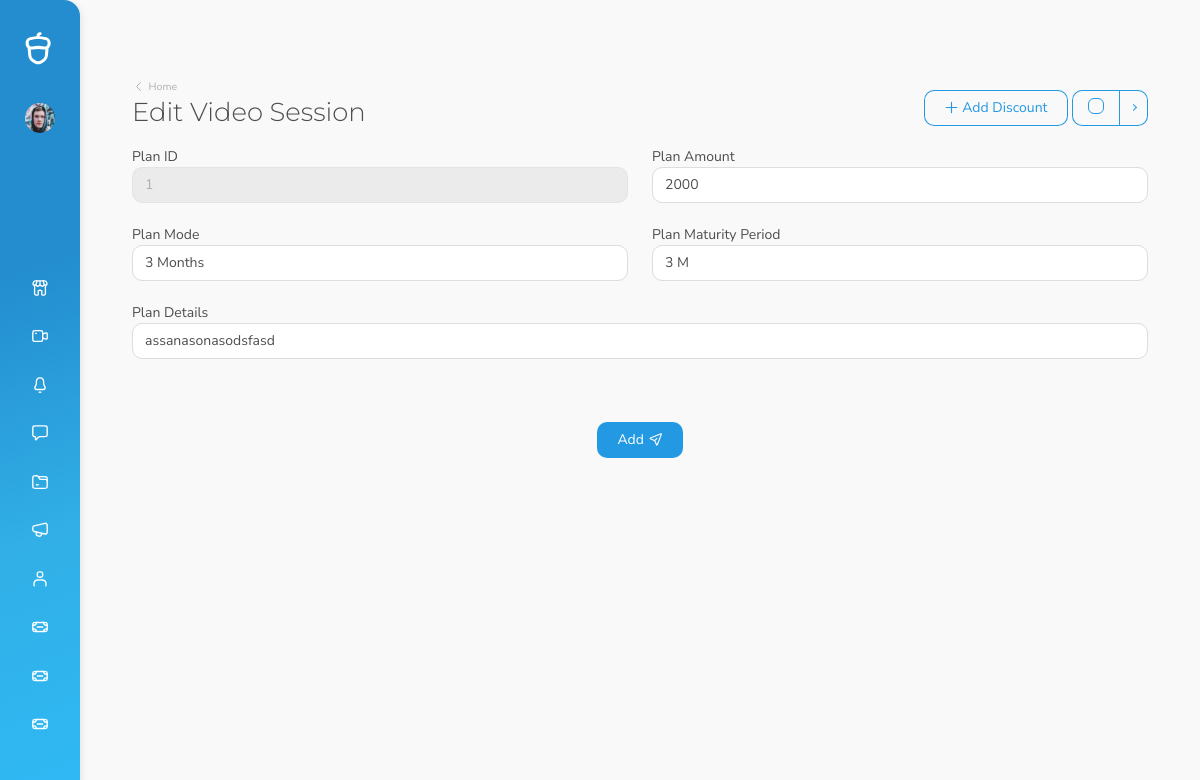
The app's page /plans-edit.php?id=1 with its own data.
### tables this page shows
CREATE TABLE `plans` (
  `id` int(11) NOT NULL,
  `plan_amount` double NOT NULL,
  `plan_mode` varchar(100) NOT NULL,
  `plan_details` varchar(250) NOT NULL,
  `maturityperiod` varchar(250) NOT NULL,
  `create_time` timestamp NOT NULL DEFAULT current_timestamp() ON UPDATE current_timestamp(),
  `create_by` int(11) NOT NULL
);

### plans-edit.php (the view, shortened to what this page needs)
<!DOCTYPE html>
<html lang="en" data-footer="true" data-override='{"attributes": {"placement": "vertical", "layout": "boxed" }, "storagePrefix": "ecommerce-platform"}'>
  <head>
    <?php
include 'header.php';
?>
<?php include 'connection.php'; ?>
  </head>
  <body>
    <div id="root">
          <div class="mobile-buttons-container">
            <a href="#" id="mobileMenuButton" class="menu-button">
              <i data-cs-icon="menu"></i>
            </a>
          </div>
        </div>
      <main>
        <div class="container">
        <div class="page-title-container">
            <div class="row g-0">
                <div class="col-auto mb-3 mb-md-0 me-auto">
                    <div class="w-auto sw-md-30">
                        <a href="#" class="muted-link pb-1 d-inline-block breadcrumb-back">
                            <i data-cs-icon="chevron-left" data-cs-size="13"></i>
                            <span class="text-small align-middle">Home</span>
                        </a>
                        <h1 class="mb-0 pb-0 display-4" id="title">Edit Video Session</h1>
                    </div>
                </div>
                <div
                    class="col-12 col-sm-6 col-md-auto d-flex align-items-end justify-content-end mb-2 mb-sm-0 order-sm-3">
                    <button
                        type="button"
                        class="btn btn-outline-primary btn-icon btn-icon-start ms-0 ms-sm-1 w-100 w-md-auto"
                        data-bs-toggle="modal"
                        data-bs-target="#discountAddModal"
                    >
                        <i data-cs-icon="plus"></i>
                        <span>Add Discount</span>
                    </button>
                    <div class="btn-group ms-1 check-all-container">
                        <div class="btn btn-outline-primary btn-custom-control p-0 ps-3 pe-2"
                             data-target="#checkboxTable">
                    <span class="form-check float-end">
                      <input type="checkbox" class="form-check-input" id="checkAll"/>
                    </span>
                        </div>
                        <button
                            type="button"
                            class="btn btn-outline-primary dropdown-toggle dropdown-toggle-split"
                            data-bs-offset="0,3"
                            data-bs-toggle="dropdown"
                            aria-haspopup="true"
                            aria-expanded="false"
                        ></button>
                    </div>
                </div>
            </div>
        </div>
                            <?php
$id=$_GET['id'];
                    $sql = "SELECT * FROM  plans where id=$id";
                    $result = mysqli_query($conn, $sql) or die("Query Un successfully");
                    if(mysqli_num_rows($result) > 0) {
                    ?>
                    <?php
                    while($row = mysqli_fetch_assoc($result)){
                    ?>
                                <form method="post" action="" enctype="multipart/form-data">
  <div class="row">
    <div class="col">
        <label>Plan ID</label>
      <input type="text" class="form-control" name="id" readonly value="<?php  echo $row['id']?>">
    </div>
    <div class="col">
        <label>Plan Amount</label>
      <input type="text" class="form-control" name="plan_amount"  value="<?php  echo $row['plan_amount']?>">
    </div>
</div>
<br>
    <div class="row">
    <div class="col">
        <label>Plan Mode</label>
      <input type="text" class="form-control" name="plan_mode"  value="<?php  echo $row['plan_mode']?>">
    </div>
<div class="col">
        <label>Plan Maturity Period</label>
      <input type="text" class="form-control" name="maturity"  value="<?php  echo $row['maturityperiod']?>">
    </div>
  </div>
<br>
<div class="row">
<div class="col">
        <label>Plan Details</label>
      <input type="textarea" class="form-control" name="plan_details"  value="<?php  echo $row['plan_details']?>">
    </div>
  </div>
</div>
<br>
<br>
<br>
<div class="row">
        <div class="col text-center" >
          <button   type="submit" value="Save" name="updatevid" class="btn  btn-icon btn-icon-end btn-primary">
                            <span>Add</span>
                        </button>
    </div>
</div>
                    <?php } ?>
            <?php
            }
            ?>
      </main>
  </body>
</html>

### records on screen
plans: id "1", plan_amount "2000", plan_mode "3 Months", maturity "3 M", plan_details "assanasonasodsfasd"
